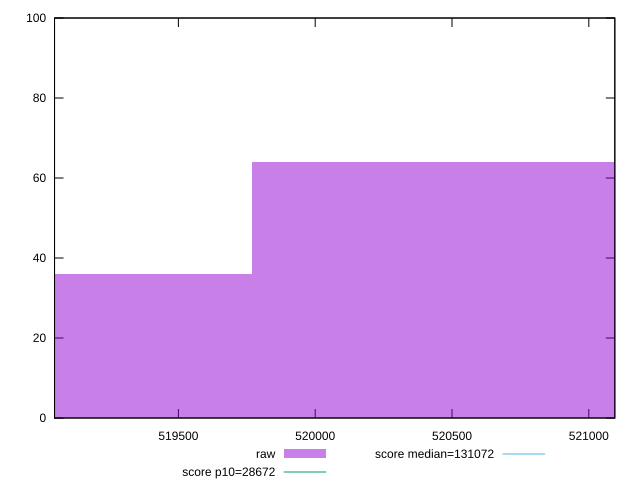

This figure's gnuplot source:
reset

$raw <<EOF
519052.4829933151 36
520486.32963141816 64
EOF

set key outside below
set boxwidth 1433.8466381030803
set xrange [519047.3357513424:521095.04237993486]
set yrange [0:100]
set trange [0:100]
set style fill transparent solid 0.5 noborder

set parametric
set terminal svg size 640, 490 enhanced background rgb 'white'
set output "report_00009_2021-02-08T22-37-41.559Z/uses-long-cache-ttl/samples/pages/raw/histogram.svg"

plot $raw title "raw" with boxes, \
     28672,t title "score p10=28672", \
     131072,t title "score median=131072"

reset
